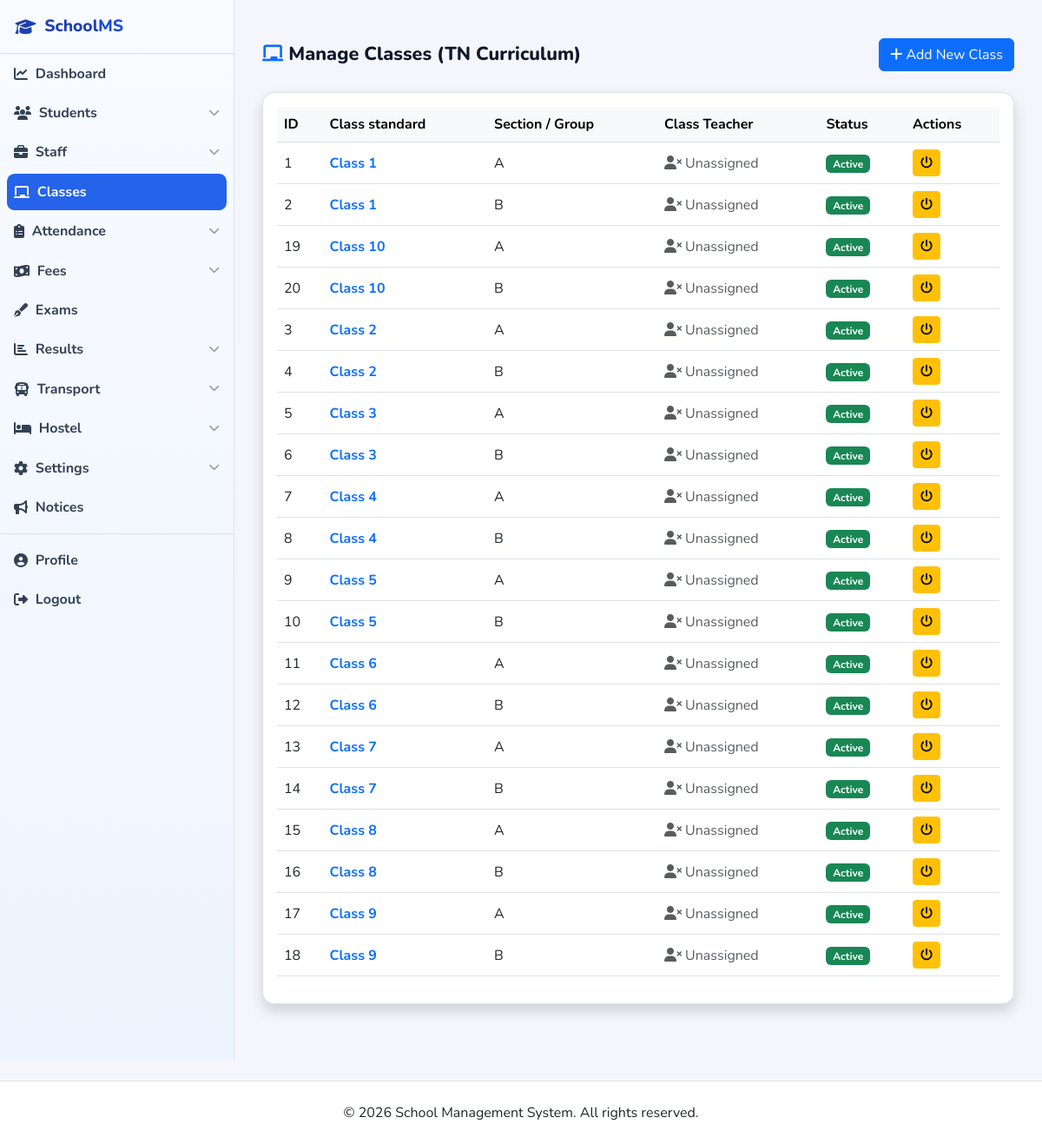
/classes/list.php (signed in), run on an earlier commit of the app's database.
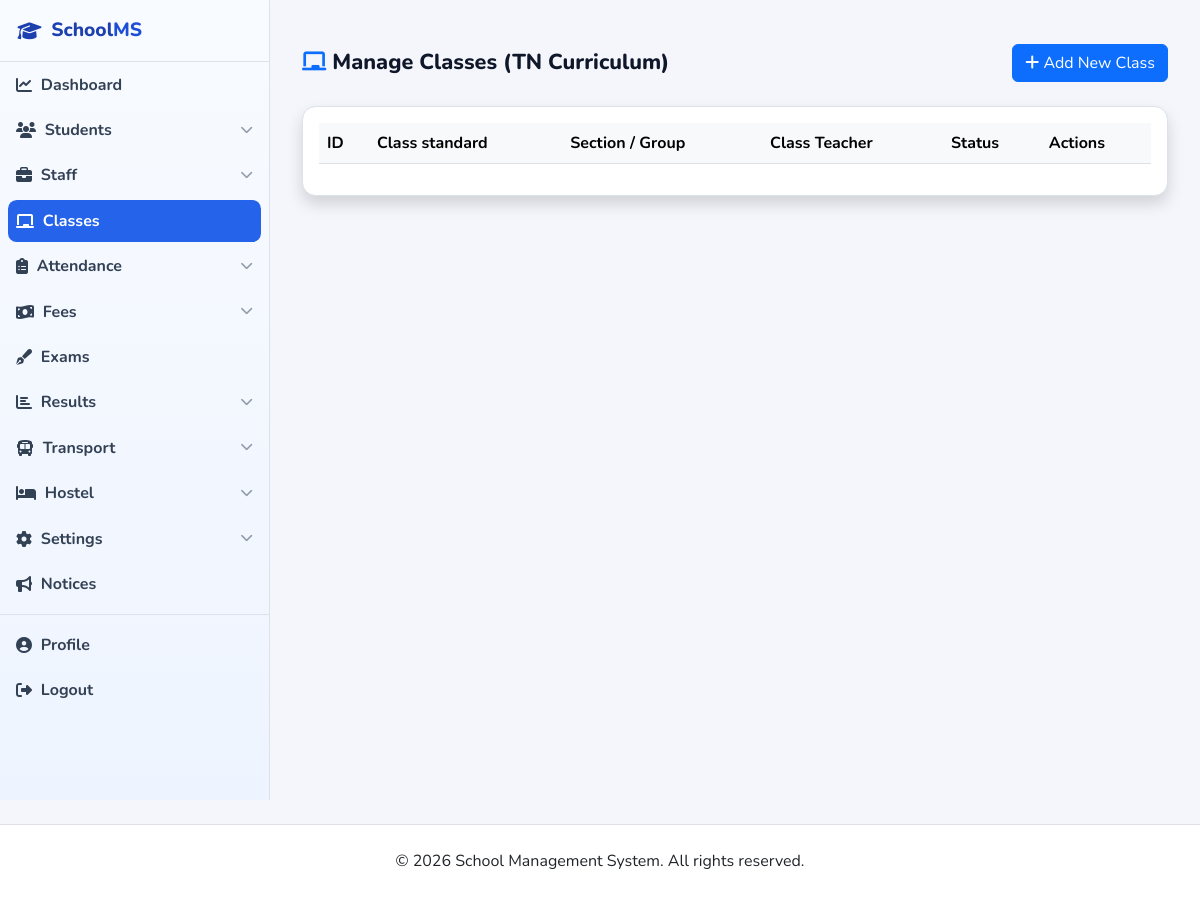
And on a later commit of the database.
### tables this page shows
CREATE TABLE IF NOT EXISTS classes (
    id INT PRIMARY KEY AUTO_INCREMENT,
    class_name VARCHAR(50) NOT NULL,
    section VARCHAR(10) NOT NULL,
    class_teacher_id INT,
    status ENUM('active', 'inactive') NOT NULL DEFAULT 'active',
    created_at TIMESTAMP DEFAULT CURRENT_TIMESTAMP,
    UNIQUE KEY unique_class_section (class_name, section),
    FOREIGN KEY (class_teacher_id) REFERENCES users(id) ON DELETE SET NULL
);

### classes/list.php (the view, shortened to what this page needs)
<?php
require_once dirname(__DIR__) . '/includes/header.php';
$classes_query = "
    SELECT c.*, s.full_name as teacher_name
    FROM classes c
    LEFT JOIN staff s ON c.class_teacher_id = s.user_id
    ORDER BY
        CASE
            WHEN c.class_name LIKE 'Pre%' THEN 1
            WHEN c.class_name LIKE 'LKG%' THEN 2
            WHEN c.class_name LIKE 'UKG%' THEN 3
            WHEN c.class_name LIKE 'I Std%' THEN 4
            WHEN c.class_name LIKE 'II Std%' THEN 5
            WHEN c.class_name LIKE 'III Std%' THEN 6
            WHEN c.class_name LIKE 'IV Std%' THEN 7
            WHEN c.class_name LIKE 'V Std%' THEN 8
            WHEN c.class_name LIKE 'VI Std%' THEN 9
            WHEN c.class_name LIKE 'VII Std%' THEN 10
            WHEN c.class_name LIKE 'VIII Std%' THEN 11
            WHEN c.class_name LIKE 'IX Std%' THEN 12
            WHEN c.class_name LIKE 'X Std%' THEN 13
            WHEN c.class_name LIKE 'XI Std%' THEN 14
            WHEN c.class_name LIKE 'XII Std%' THEN 15
            ELSE 99
        END, c.class_name, c.section
";
$classes = $conn->query($classes_query);
?>
<div class="container-fluid py-4">
    <div class="d-flex justify-content-between align-items-center mb-4">
        <h1 class="page-title mb-0"><i class="fas fa-chalkboard text-primary"></i> Manage Classes (TN Curriculum)</h1>
        <?php if ($_SESSION['role'] === 'admin'): ?>
        <button class="btn btn-primary" data-bs-toggle="modal" data-bs-target="#addClassModal">
            <i class="fas fa-plus"></i> Add New Class
        </button>
        <?php endif; ?>
    </div>
    <div class="card shadow">
        <div class="card-body">
            <div class="table-responsive">
                <table class="table table-hover datatable align-middle w-100">
                    <thead class="table-light">
                        <tr>
                            <th>ID</th>
                            <th>Class standard</th>
                            <th>Section / Group</th>
                            <th>Class Teacher</th>
                            <th>Status</th>
                            <?php if ($_SESSION['role'] === 'admin'): ?>
                            <th>Actions</th>
                            <?php endif; ?>
                        </tr>
                    </thead>
                    <tbody>
                        <?php while ($row = $classes->fetch_assoc()): ?>
                        <tr>
                            <td><?php echo $row['id']; ?></td>
                            <td class="fw-bold text-primary"><?php echo htmlspecialchars($row['class_name']); ?></td>
                            <td><?php echo htmlspecialchars($row['section']); ?></td>
                            <td>
                                <?php if ($row['teacher_name']): ?>
                                    <span class="badge bg-info text-dark"><i class="fas fa-user-tie mt-1"></i> <?php echo htmlspecialchars(ucfirst($row['teacher_name'])); ?></span>
                                <?php else: ?>
                                    <span class="text-muted"><i class="fas fa-user-times"></i> Unassigned</span>
                                <?php endif; ?>
                            </td>
                            <td>
                                <?php if($row['status'] === 'active'): ?>
                                    <span class="badge bg-success">Active</span>
                                <?php else: ?>
                                    <span class="badge bg-danger">Inactive</span>
                                <?php endif; ?>
                            </td>
                            <?php if ($_SESSION['role'] === 'admin'): ?>
                            <td>
                                <form method="POST" class="d-inline" data-confirm="Update status for class <?php echo htmlspecialchars($row['class_name'] . ' - ' . $row['section']); ?>?">
                                    <button type="submit" name="toggle_class" value="1" class="btn btn-sm btn-<?php echo $row['status'] === 'active' ? 'warning' : 'success'; ?> me-1" title="Toggle Status" aria-label="Toggle class status for <?php echo htmlspecialchars($row['class_name'] . ' - ' . $row['section']); ?>">
                                        <i class="fas fa-power-off" aria-hidden="true"></i>
                                    </button>
                                </form>
                            </td>
                            <?php endif; ?>
                        </tr>
                        <?php endwhile; ?>
                    </tbody>
                </table>
            </div>
        </div>
    </div>
</div>
<?php require_once dirname(__DIR__) . '/includes/footer.php'; ?>

### includes/header.php (shortened to what this page needs)
<?php
$role = $_SESSION['role'];
$body_role_class = 'role-' . preg_replace('/[^a-z0-9_-]/i', '-', strtolower((string) $role));
?>
<!DOCTYPE html>
<html lang="en">
<head>
    <link href="https://cdn.jsdelivr.net/npm/bootstrap@5.3.0/dist/css/bootstrap.min.css" rel="stylesheet">
    <link rel="stylesheet" href="https://cdnjs.cloudflare.com/ajax/libs/font-awesome/6.4.0/css/all.min.css">
    <link rel="stylesheet" href="https://cdn.datatables.net/1.13.6/css/dataTables.bootstrap5.min.css">
    <link rel="stylesheet" href="https://cdn.datatables.net/buttons/2.4.1/css/buttons.bootstrap5.min.css">
    <link rel="stylesheet" href="<?php echo BASE_URL; ?>public/css/app.css">
</head>
<body class="app-shell <?php echo htmlspecialchars($body_role_class, ENT_QUOTES, 'UTF-8'); ?>">
    <div class="app-layout d-flex">
        <?php require_once dirname(__FILE__) . '/sidebar.php'; ?>
        <main class="flex-grow-1 app-main" id="main-content" tabindex="-1">

### includes/sidebar.php (shortened to what this page needs)
<?php
$role = $_SESSION['role'];
$current_script = basename($_SERVER['PHP_SELF'] ?? '');
$current_dir = basename(dirname($_SERVER['PHP_SELF'] ?? ''));
$is_root_file = ($current_dir === 'SchoolMS' || $current_dir === 'htdocs' || $current_dir === '');
$active_section = $is_root_file ? $current_script : $current_dir;
$students_open = ($active_section === 'students');
$staff_open = ($active_section === 'staff');
$attendance_open = ($active_section === 'attendance');
$fees_open = ($active_section === 'fees');
$results_open = ($active_section === 'results');
$transport_open = ($active_section === 'transport');
$hostel_open = ($active_section === 'hostel');
$settings_open = ($active_section === 'settings');
?>
<div class="sidebar-wrapper" id="appSidebar">
    <a href="<?php echo BASE_URL; ?>dashboard.php" class="sidebar-brand text-decoration-none">
        <i class="fas fa-graduation-cap"></i>
        <span class="sidebar-text">School<span>MS</span></span>
    </a>
    <nav class="navbar navbar-expand-lg w-100 p-0 flex-column" aria-label="Main navigation">
        <ul class="navbar-nav flex-column w-100">
            <li class="nav-item">
                <a class="nav-link<?php echo $current_script === 'dashboard.php' ? ' active' : ''; ?>" href="<?php echo BASE_URL; ?>dashboard.php">
                    <i class="fas fa-chart-line"></i>
                    <span class="sidebar-text">Dashboard</span>
                </a>
            </li>
            <?php if (in_array($role, ['admin', 'teacher'])): ?>
            <li class="nav-item">
                <a class="nav-link<?php echo $students_open ? ' active' : ''; ?>" data-bs-toggle="collapse" href="#studentMenu" role="button" aria-expanded="<?php echo $students_open ? 'true' : 'false'; ?>" aria-controls="studentMenu">
                    <i class="fas fa-users"></i>
                    <span class="sidebar-text">Students</span>
                    <i class="fas fa-chevron-down ms-auto" style="font-size: 0.8rem; margin-left: auto; opacity: 0.5;"></i>
                </a>
            </li>
            <?php endif; ?>
            <?php if (in_array($role, ['admin'])): ?>
            <li class="nav-item">
                <a class="nav-link<?php echo $staff_open ? ' active' : ''; ?>" data-bs-toggle="collapse" href="#staffMenu" role="button" aria-expanded="<?php echo $staff_open ? 'true' : 'false'; ?>" aria-controls="staffMenu">
                    <i class="fas fa-briefcase"></i>
                    <span class="sidebar-text">Staff</span>
                    <i class="fas fa-chevron-down ms-auto" style="font-size: 0.8rem; margin-left: auto; opacity: 0.5;"></i>
                </a>
            </li>
            <?php endif; ?>
            <?php if (in_array($role, ['admin', 'teacher'])): ?>
            <li class="nav-item">
                <a class="nav-link<?php echo $active_section === 'classes' ? ' active' : ''; ?>" href="<?php echo BASE_URL; ?>classes/list.php">
                    <i class="fas fa-chalkboard"></i>
                    <span class="sidebar-text">Classes</span>
                </a>
            </li>
            <?php endif; ?>
            <?php if (in_array($role, ['admin', 'teacher', 'parent', 'student'])): ?>
            <li class="nav-item">
                <a class="nav-link<?php echo $attendance_open ? ' active' : ''; ?>" data-bs-toggle="collapse" href="#attendanceMenu" role="button" aria-expanded="<?php echo $attendance_open ? 'true' : 'false'; ?>" aria-controls="attendanceMenu">
                    <i class="fas fa-clipboard-list"></i>
                    <span class="sidebar-text">Attendance</span>
                    <i class="fas fa-chevron-down ms-auto" style="font-size: 0.8rem; margin-left: auto; opacity: 0.5;"></i>
                </a>
            </li>
            <?php endif; ?>
            <?php if (in_array($role, ['admin', 'parent', 'student'], true)): ?>
            <li class="nav-item">
                <a class="nav-link<?php echo $fees_open ? ' active' : ''; ?>" data-bs-toggle="collapse" href="#feesMenu" role="button" aria-expanded="<?php echo $fees_open ? 'true' : 'false'; ?>" aria-controls="feesMenu">
                    <i class="fas fa-money-bill-wave"></i>
                    <span class="sidebar-text">Fees</span>
                    <i class="fas fa-chevron-down ms-auto" style="font-size: 0.8rem; margin-left: auto; opacity: 0.5;"></i>
                </a>
            </li>
            <?php endif; ?>
            <?php if (in_array($role, ['admin', 'teacher'])): ?>
            <li class="nav-item">
                <a class="nav-link<?php echo $active_section === 'exams' ? ' active' : ''; ?>" href="<?php echo BASE_URL; ?>exams/list.php">
                    <i class="fas fa-pen-fancy"></i>
                    <span class="sidebar-text">Exams</span>
                </a>
            </li>
            <?php endif; ?>
            <?php if (in_array($role, ['admin', 'teacher', 'parent', 'student'])): ?>
            <li class="nav-item">
                <a class="nav-link<?php echo $results_open ? ' active' : ''; ?>" data-bs-toggle="collapse" href="#resultsMenu" role="button" aria-expanded="<?php echo $results_open ? 'true' : 'false'; ?>" aria-controls="resultsMenu">
                    <i class="fas fa-chart-bar"></i>
                    <span class="sidebar-text">Results</span>
                    <i class="fas fa-chevron-down ms-auto" style="font-size: 0.8rem; margin-left: auto; opacity: 0.5;"></i>
                </a>
            </li>
            <?php endif; ?>
            <?php if (in_array($role, ['admin', 'staff', 'parent', 'student'])): ?>
            <li class="nav-item">
                <a class="nav-link<?php echo $transport_open ? ' active' : ''; ?>" data-bs-toggle="collapse" href="#transportMenu" role="button" aria-expanded="<?php echo $transport_open ? 'true' : 'false'; ?>" aria-controls="transportMenu">
                    <i class="fas fa-bus"></i>
                    <span class="sidebar-text">Transport</span>
                    <i class="fas fa-chevron-down ms-auto" style="font-size: 0.8rem; margin-left: auto; opacity: 0.5;"></i>
                </a>
            </li>
            <?php endif; ?>
            <?php if (in_array($role, ['admin', 'staff', 'parent', 'student'])): ?>
            <li class="nav-item">
                <a class="nav-link<?php echo $hostel_open ? ' active' : ''; ?>" data-bs-toggle="collapse" href="#hostelMenu" role="button" aria-expanded="<?php echo $hostel_open ? 'true' : 'false'; ?>" aria-controls="hostelMenu">
                    <i class="fas fa-bed"></i>
                    <span class="sidebar-text">Hostel</span>
                    <i class="fas fa-chevron-down ms-auto" style="font-size: 0.8rem; margin-left: auto; opacity: 0.5;"></i>
                </a>
            </li>
            <?php endif; ?>
            <?php if ($role === 'admin'): ?>
            <li class="nav-item">
                <a class="nav-link<?php echo $settings_open ? ' active' : ''; ?>" data-bs-toggle="collapse" href="#settingsMenu" role="button" aria-expanded="<?php echo $settings_open ? 'true' : 'false'; ?>" aria-controls="settingsMenu">
                    <i class="fas fa-cog"></i>
                    <span class="sidebar-text">Settings</span>
                    <i class="fas fa-chevron-down ms-auto" style="font-size: 0.8rem; margin-left: auto; opacity: 0.5;"></i>
                </a>
            </li>
            <li class="nav-item">
                <a class="nav-link<?php echo $active_section === 'notices' ? ' active' : ''; ?>" href="<?php echo BASE_URL; ?>notices/index.php">
                    <i class="fas fa-bullhorn"></i>
                    <span class="sidebar-text">Notices</span>
                </a>
            </li>
            <?php endif; ?>
            <li class="nav-item border-top">
                <a class="nav-link<?php echo $current_script === 'profile.php' ? ' active' : ''; ?>" href="<?php echo BASE_URL; ?>profile.php">
                    <i class="fas fa-user-circle"></i>
                    <span class="sidebar-text">Profile</span>
                </a>
            </li>
            <li class="nav-item">
                <a class="nav-link<?php echo $current_script === 'logout.php' ? ' active' : ''; ?>" href="<?php echo BASE_URL; ?>logout.php">
                    <i class="fas fa-sign-out-alt"></i>
                    <span class="sidebar-text">Logout</span>
                </a>
            </li>
        </ul>
    </nav>
</div>

### includes/footer.php (shortened to what this page needs)
            </div>
    <footer class="bg-white text-dark text-center py-4 mt-4 border-top">
        <div class="container">
            <p class="mb-0">&copy; 2026 School Management System. All rights reserved.</p>
        </div>
    </footer>
</body>
</html>

### public/css/app.css (style rules this page uses)
:root { --app-bg: #f4f6fb; --surface: #ffffff; --border: #dbe2ea; --text-strong: #0f172a; --text-muted: #475569; --primary: #1d4ed8; --primary-strong: #1e40af; --focus-ring: 0 0 0 0.2rem rgba(37, 99, 235, 0.3); --sidebar-width: 270px; }
html, body { height: 100%; }
body { background: var(--app-bg); color: var(--text-strong); font-family: "Nunito", sans-serif; line-height: 1.5; }
a { color: var(--primary); }
.app-layout { min-height: 100vh; }
.app-main { min-width: 0; padding: 1.25rem 1.25rem 2.5rem; }
.sidebar-wrapper { width: var(--sidebar-width); min-height: 100vh; background: linear-gradient(180deg, #f8fbff 0%, #eef4ff 100%); color: #0f172a; position: sticky; top: 0; overflow-y: auto; transition: transform 0.24s ease; z-index: 1052; border-right: 1px solid #dbe2ea; }
.sidebar-brand { color: #0f172a; font-weight: 800; font-size: 1.2rem; padding: 1rem 1.1rem; display: flex; align-items: center; gap: 0.6rem; border-bottom: 1px solid #dbe2ea; }
.sidebar-brand span span { color: #1d4ed8; }
.sidebar-wrapper .nav-link { color: #334155; border-radius: 0.55rem; margin: 0.12rem 0.5rem; padding: 0.55rem 0.8rem; display: flex; align-items: center; gap: 0.55rem; font-weight: 700; }
.sidebar-wrapper .nav-link.active { color: #ffffff; background: #2563eb; }
.sidebar-wrapper .border-top { border-top-color: #dbe2ea !important; margin-top: 0.45rem; padding-top: 0.45rem; }
.page-title { font-size: clamp(1.35rem, 1.8vw, 1.9rem); font-weight: 800; line-height: 1.2; margin-bottom: 1rem; color: var(--text-strong); }
.card { border: 1px solid var(--border); border-radius: 0.85rem; }
.table th, .table td { vertical-align: middle; }
.table thead th { white-space: nowrap; }
footer { margin-top: 0 !important; }

What changed in the data, as far as the page shows it:
removed classes: id "1", class_name "Class 1", section "A", status "Active"
removed classes: id "2", class_name "Class 1", section "B", status "Active"
removed classes: id "19", class_name "Class 10", section "A", status "Active"
removed classes: id "20", class_name "Class 10", section "B", status "Active"
removed classes: id "3", class_name "Class 2", section "A", status "Active"
removed classes: id "4", class_name "Class 2", section "B", status "Active"
removed classes: id "5", class_name "Class 3", section "A", status "Active"
removed classes: id "6", class_name "Class 3", section "B", status "Active"
removed classes: id "7", class_name "Class 4", section "A", status "Active"
removed classes: id "8", class_name "Class 4", section "B", status "Active"
removed classes: id "9", class_name "Class 5", section "A", status "Active"
removed classes: id "10", class_name "Class 5", section "B", status "Active"
removed classes: id "11", class_name "Class 6", section "A", status "Active"
removed classes: id "12", class_name "Class 6", section "B", status "Active"
removed classes: id "13", class_name "Class 7", section "A", status "Active"
removed classes: id "14", class_name "Class 7", section "B", status "Active"
removed classes: id "15", class_name "Class 8", section "A", status "Active"
removed classes: id "16", class_name "Class 8", section "B", status "Active"
removed classes: id "17", class_name "Class 9", section "A", status "Active"
removed classes: id "18", class_name "Class 9", section "B", status "Active"
